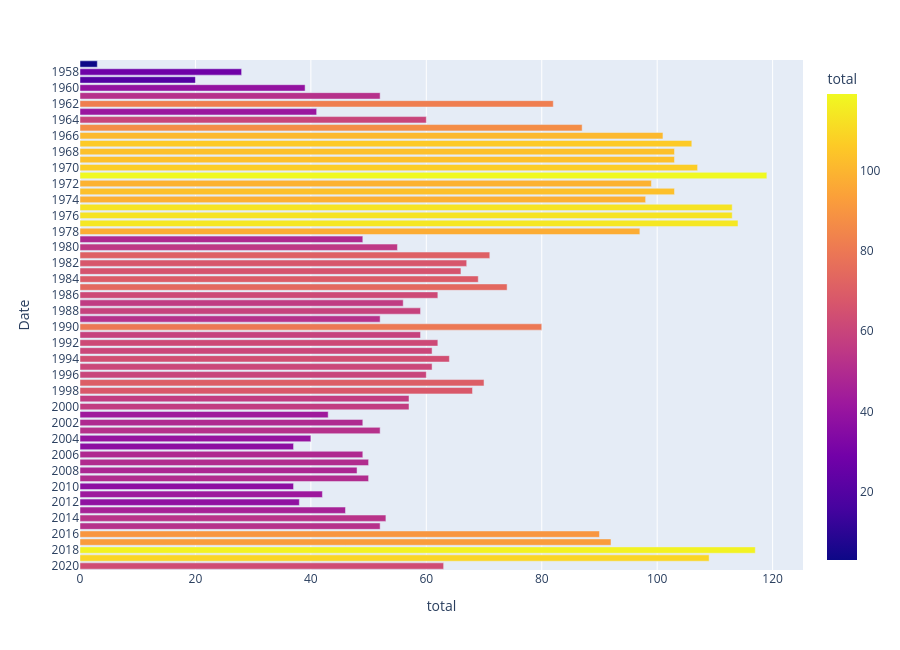

Source (notebook cell):
### Code cell
plt.figure(figsize=(11,12))
fig = px.bar(yearly_launches,x=yearly_launches["total"],y= yearly_launches["Date"],color='total',
             hover_data=['Date', 'total'],
             labels={'pop':'yearly launches distribution'}, height=650)
fig.show()

### Figure 1 — Plotly figure (JSON) as saved in the notebook; plotly's stock layout.template omitted (floating-point values rounded to 4 significant figures)
{"data": [{"hovertemplate": "total=%{marker.color}<br>Date=%{y}<extra></extra>", "legendgroup": "", "marker": {"color": [63, 109, 117, 92, 90, 52, 53, 46, 38, 42, 37, 50, 48, 50, 49, 37, 40, 52, 49, 43, 57, 57, 68, 70, 60, 61, 64, 61, 62, 59, 80, 52, 59, 56, 62, 74, 69, 66, 67, 71, 55, 49, 97, 114, 113, 113, 98, 103, 99, 119, 107, 103, 103, 106, 101, 87, 60, 41, 82, 52, 39, 20, 28, 3], "coloraxis": "coloraxis", "pattern": {"shape": ""}}, "name": "", "orientation": "h", "showlegend": false, "textposition": "auto", "type": "bar", "x": [63, 109, 117, 92, 90, 52, 53, 46, 38, 42, 37, 50, 48, 50, 49, 37, 40, 52, 49, 43, 57, 57, 68, 70, 60, 61, 64, 61, 62, 59, 80, 52, 59, 56, 62, 74, 69, 66, 67, 71, 55, 49, 97, 114, 113, 113, 98, 103, 99, 119, 107, 103, 103, 106, 101, 87, 60, 41, 82, 52, 39, 20, 28, 3], "xaxis": "x", "y": [" 2020", " 2019", " 2018", " 2017", " 2016", " 2015", " 2014", " 2013", " 2012", " 2011", " 2010", " 2009", " 2008", " 2007", " 2006", " 2005", " 2004", " 2003", " 2002", " 2001", " 2000", " 1999", " 1998", " 1997", " 1996", " 1995", " 1994", " 1993", " 1992", " 1991", " 1990", " 1989", " 1988", " 1987", " 1986", " 1985", " 1984", " 1983", " 1982", " 1981", " 1980", " 1979", " 1978", " 1977", " 1976", " 1975", " 1974", " 1973", " 1972", " 1971", " 1970", " 1969", " 1968", " 1967", " 1966", " 1965", " 1964", " 1963", " 1962", " 1961", " 1960", " 1959", " 1958", " 1957"], "yaxis": "y"}], "layout": {"barmode": "relative", "coloraxis": {"colorbar": {"title": {"text": "total"}}, "colorscale": [[0, "#0d0887"], [0.1111, "#46039f"], [0.2222, "#7201a8"], [0.3333, "#9c179e"], [0.4444, "#bd3786"], [0.5556, "#d8576b"], [0.6667, "#ed7953"], [0.7778, "#fb9f3a"], [0.8889, "#fdca26"], [1, "#f0f921"]]}, "height": 650, "legend": {"tracegroupgap": 0}, "margin": {"t": 60}, "xaxis": {"anchor": "y", "domain": [0, 1], "title": {"text": "total"}}, "yaxis": {"anchor": "x", "domain": [0, 1], "title": {"text": "Date"}}}}
